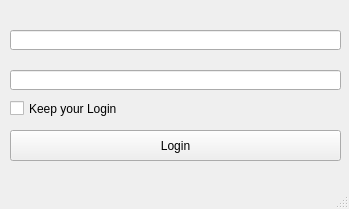
<?xml version="1.0" encoding="UTF-8"?>
<ui version="4.0">
 <class>MainWindow</class>
 <widget class="QMainWindow" name="MainWindow">
  <property name="geometry">
   <rect>
    <x>0</x>
    <y>0</y>
    <width>349</width>
    <height>209</height>
   </rect>
  </property>
  <property name="windowTitle">
   <string>DarkRat Login</string>
  </property>
  <widget class="QWidget" name="centralwidget">
   <widget class="QPushButton" name="btn_login">
    <property name="geometry">
     <rect>
      <x>10</x>
      <y>130</y>
      <width>331</width>
      <height>31</height>
     </rect>
    </property>
    <property name="text">
     <string>Login</string>
    </property>
   </widget>
   <widget class="QLineEdit" name="username">
    <property name="geometry">
     <rect>
      <x>10</x>
      <y>30</y>
      <width>331</width>
      <height>20</height>
     </rect>
    </property>
   </widget>
   <widget class="QLineEdit" name="password">
    <property name="geometry">
     <rect>
      <x>10</x>
      <y>70</y>
      <width>331</width>
      <height>20</height>
     </rect>
    </property>
   </widget>
   <widget class="QCheckBox" name="keep_me">
    <property name="geometry">
     <rect>
      <x>10</x>
      <y>100</y>
      <width>121</width>
      <height>17</height>
     </rect>
    </property>
    <property name="text">
     <string>Keep your Login</string>
    </property>
   </widget>
  </widget>
  <widget class="QMenuBar" name="menubar">
   <property name="geometry">
    <rect>
     <x>0</x>
     <y>0</y>
     <width>349</width>
     <height>21</height>
    </rect>
   </property>
  </widget>
  <widget class="QStatusBar" name="statusbar"/>
 </widget>
 <resources/>
 <connections/>
</ui>
